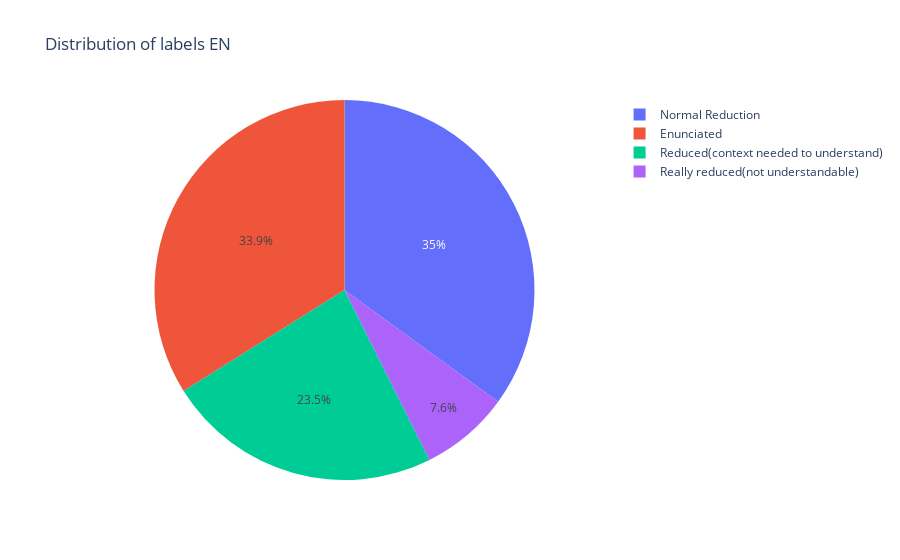
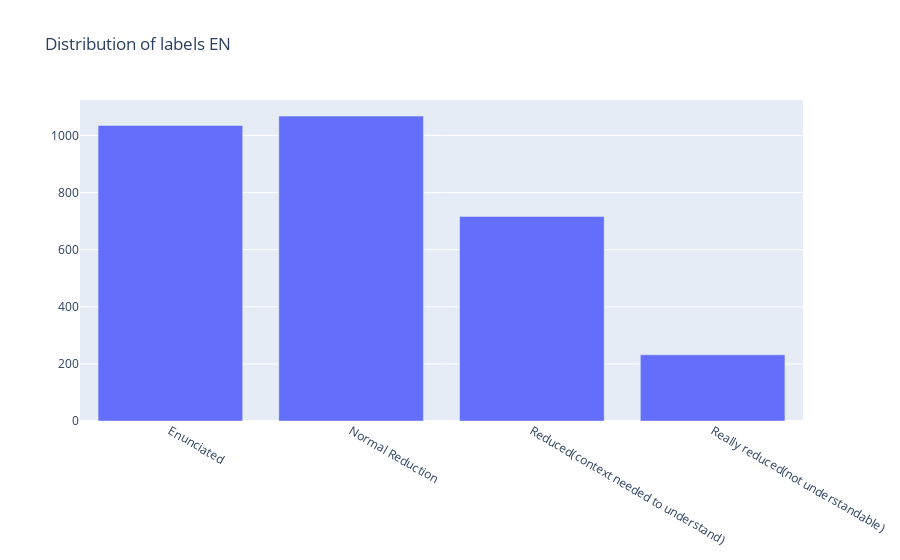

The code cell stored with these charts, in order, in its notebook:
### Code cell
# Plot the distribution of labels as a pie chart, with the labels in the same order as the counts
labels = ['Enunciated', 'Normal Reduction', 'Reduced(context needed to understand)', 'Really reduced(not understandable)']
fig = go.Figure(data=[go.Pie(labels=labels, values=counts)])
fig.update_layout(title='Distribution of labels EN')
fig.show()

# Plot the distribution of labels as a bar chart with the same colors as the pie chart
fig = go.Figure(data=[go.Bar(x=labels, y=counts)])
fig.update_layout(title='Distribution of labels EN')
fig.show()

### Figure 1 — Plotly figure (JSON) as saved in the notebook; plotly's stock layout.template omitted (floating-point values rounded to 4 significant figures)
{"data": [{"labels": ["Enunciated", "Normal Reduction", "Reduced(context needed to understand)", "Really reduced(not understandable)"], "type": "pie", "values": [1035, 1068, 716, 232]}], "layout": {"title": {"text": "Distribution of labels EN"}}}

### Figure 2 — Plotly figure (JSON) as saved in the notebook; plotly's stock layout.template omitted (floating-point values rounded to 4 significant figures)
{"data": [{"type": "bar", "x": ["Enunciated", "Normal Reduction", "Reduced(context needed to understand)", "Really reduced(not understandable)"], "y": [1035, 1068, 716, 232]}], "layout": {"title": {"text": "Distribution of labels EN"}}}
